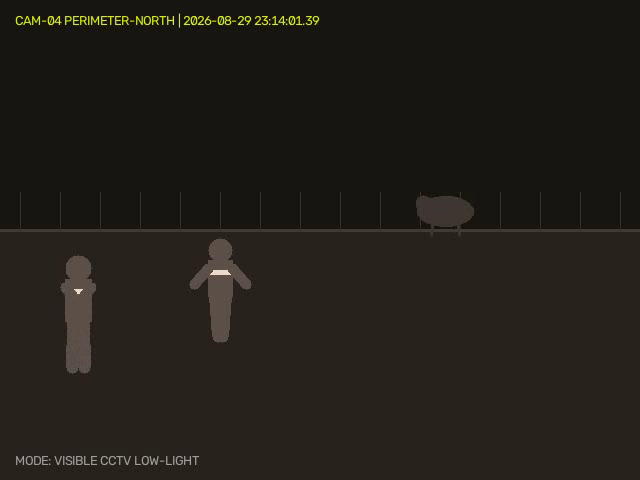
#> input picture frame 28 of uploads/sample_cctv_night.mp4, 640 x 480 px
$ python debug_frame.py
#> lines starting #> are read from the running program, lines starting #| are printed output that depends on the picture; after the words box and inside, x2 and y2 are one past the last pixel; in counts of white or black regions, pixels touching at a corner belong together; long printed decimals are rounded
import cv2, numpy as np

cap = cv2.VideoCapture('d:/SIH/uploads/sample_cctv_night.mp4')
ret, frame = cap.read()
#> frame is the input picture: shape (480, 640, 3); mean B, G, R 24.8, 29.9, 34.1
cap.release()

gray = cv2.cvtColor(frame, cv2.COLOR_BGR2GRAY)
print("Min gray:", np.min(gray), "Max gray:", np.max(gray), "Mean gray:", np.mean(gray))
#| Min gray: 8 Max gray: 228 Mean gray: 30.418

# Let's test simple OTSU or adaptive threshold
clahe = cv2.createCLAHE(clipLimit=3.0, tileGridSize=(8, 8))
enh = clahe.apply(gray)
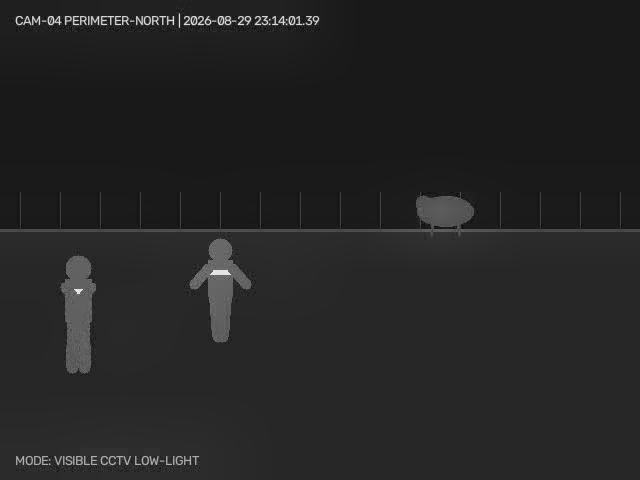
#> enh: shape (480, 640); min 7, max 234, mean 36.1
print("Enhanced min:", np.min(enh), "max:", np.max(enh), "mean:", np.mean(enh))
#| Enhanced min: 7 max: 234 mean: 36.063

# Find contours with Otsu on ground region
ground = enh[int(frame.shape[0]*0.45):, :]
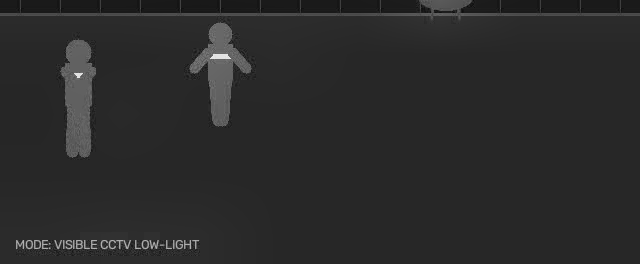
#> ground: shape (264, 640); min 10, max 234, mean 42.4
_, th = cv2.threshold(ground, 0, 255, cv2.THRESH_BINARY + cv2.THRESH_OTSU)
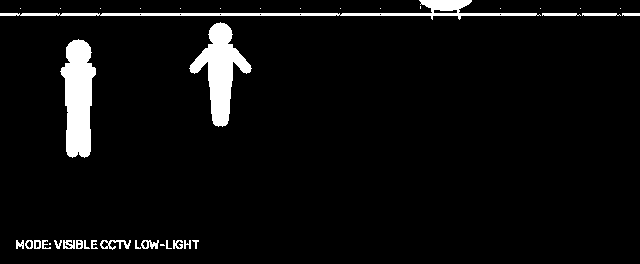
#> th: shape (264, 640); 5.2% white; 39 white regions (17 under 20 px)
cnts, _ = cv2.findContours(th, cv2.RETR_EXTERNAL, cv2.CHAIN_APPROX_SIMPLE)
#> cnts = 39 contours, 24 with area under 20; largest, box (x1, y1, x2, y2) and area: (60, 39, 96, 158) 2800, (189, 22, 252, 127) 2566, (0, 0, 541, 20) 1538, (100, 240, 131, 250) 111, (141, 240, 159, 249) 84
print(f"Found {len(cnts)} contours on ground with Otsu:")
#| Found 39 contours on ground with Otsu:
for c in cnts[:5]:
    x, y, bw, bh = cv2.boundingRect(c)
    print(f"  bbox: [{x}, {y}, {bw}, {bh}], area: {cv2.contourArea(c)}")
#> this loop made 5 passes
#> (x, y, bw, bh) on passes 3 to 5: (192, 240, 7, 9), (184, 240, 7, 9), (173, 240, 10, 9)
#> (c, x, y, bw, bh) on passes 1 to 2: ([[160, 244], [160, 245], [164, 245], [163, 244]], 160, 244, 5, 2), ([[49, 243], [49, 244], [50, 244], [50, 243]], 49, 243, 2, 2)
#|   bbox: [160, 244, 5, 2], area: 3.5
#|   bbox: [49, 243, 2, 2], area: 1.0
#|   bbox: [192, 240, 7, 9], area: 13.5
#|   bbox: [184, 240, 7, 9], area: 19.0
#|   bbox: [173, 240, 10, 9], area: 33.0

$ run again, starting later in the video
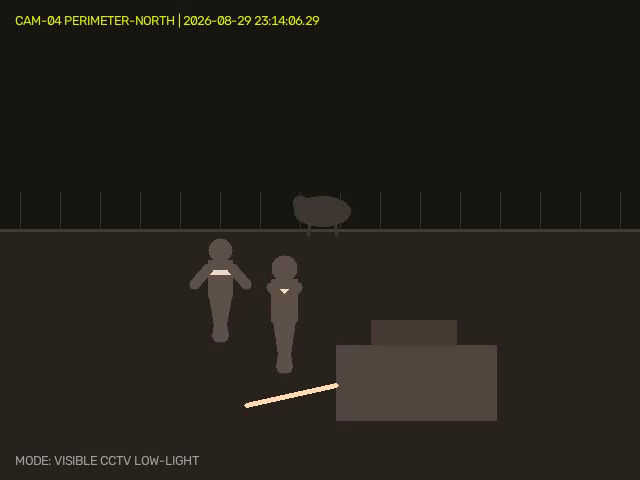
#> input picture frame 126 of uploads/sample_cctv_night.mp4, 640 x 480 px
#> frame is the input picture: shape (480, 640, 3); mean B, G, R 26.4, 31.7, 36.3
#| Min gray: 8 Max gray: 229 Mean gray: 32.286
#| Enhanced min: 7 max: 235 mean: 38.142
#> `ground = enh[int(frame.shape[0]*0.45):, :]`:
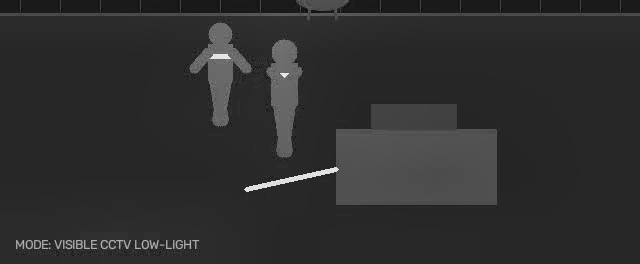
#> ground: shape (264, 640); min 14, max 235, mean 46.3
#> `_, th = cv2.threshold(ground, 0, 255, cv2.THRESH_BINARY + cv2.THRESH_O..`:
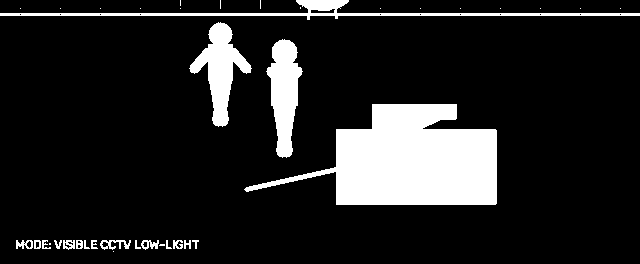
#> th: shape (264, 640); 13.7% white; 38 white regions (19 under 20 px)
#> cnts = 38 contours, 25 with area under 20; largest, box (x1, y1, x2, y2) and area: (244, 104, 497, 205) 14206, (266, 39, 303, 158) 2470, (189, 22, 252, 127) 2466, (0, 0, 640, 20) 1780, (100, 240, 131, 250) 119
#| Found 38 contours on ground with Otsu:
#> the loop `for c in cnts[:5]:` made 5 passes
#> (x, y, bw, bh) on passes 1, 4, 5: (113, 251, 1, 1), (192, 240, 7, 9), (184, 240, 7, 9)
#> (printed output is left out)

$ run again, starting later in the video
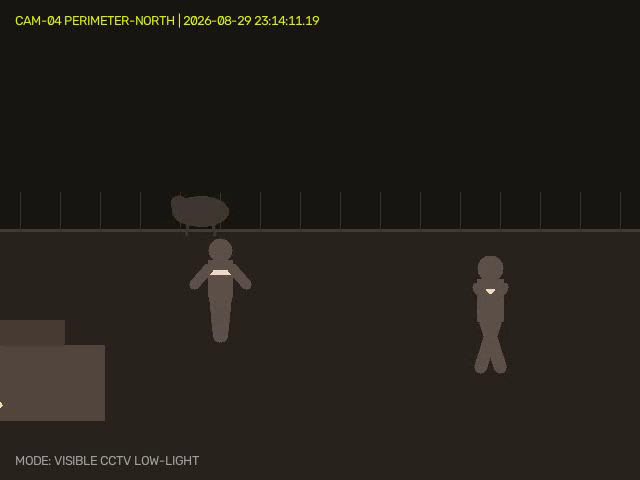
#> input picture frame 224 of uploads/sample_cctv_night.mp4, 640 x 480 px
#> frame is the input picture: shape (480, 640, 3); mean B, G, R 25.7, 30.9, 35.4
#| Min gray: 8 Max gray: 228 Mean gray: 31.482
#| Enhanced min: 7 max: 234 mean: 37.340
#> `ground = enh[int(frame.shape[0]*0.45):, :]`:
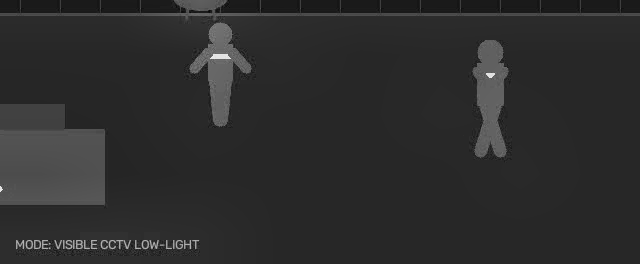
#> ground: shape (264, 640); min 9, max 234, mean 44.8
#> `_, th = cv2.threshold(ground, 0, 255, cv2.THRESH_BINARY + cv2.THRESH_O..`:
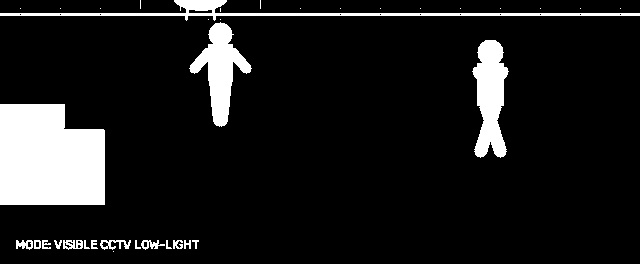
#> th: shape (264, 640); 10.9% white; 36 white regions (18 under 20 px)
#> cnts = 36 contours, 22 with area under 20; largest, box (x1, y1, x2, y2) and area: (0, 104, 105, 205) 9398, (472, 40, 509, 158) 2679, (189, 22, 252, 127) 2527, (0, 0, 640, 21) 1790, (63, 240, 83, 250) 129
#| Found 36 contours on ground with Otsu:
#> the loop `for c in cnts[:5]:` made 5 passes
#> (x, y, bw, bh) on passes 1 to 5: (113, 251, 1, 1), (192, 240, 7, 9), (184, 240, 7, 9), (173, 240, 10, 9), (166, 240, 6, 9)
#> (printed output is left out)
